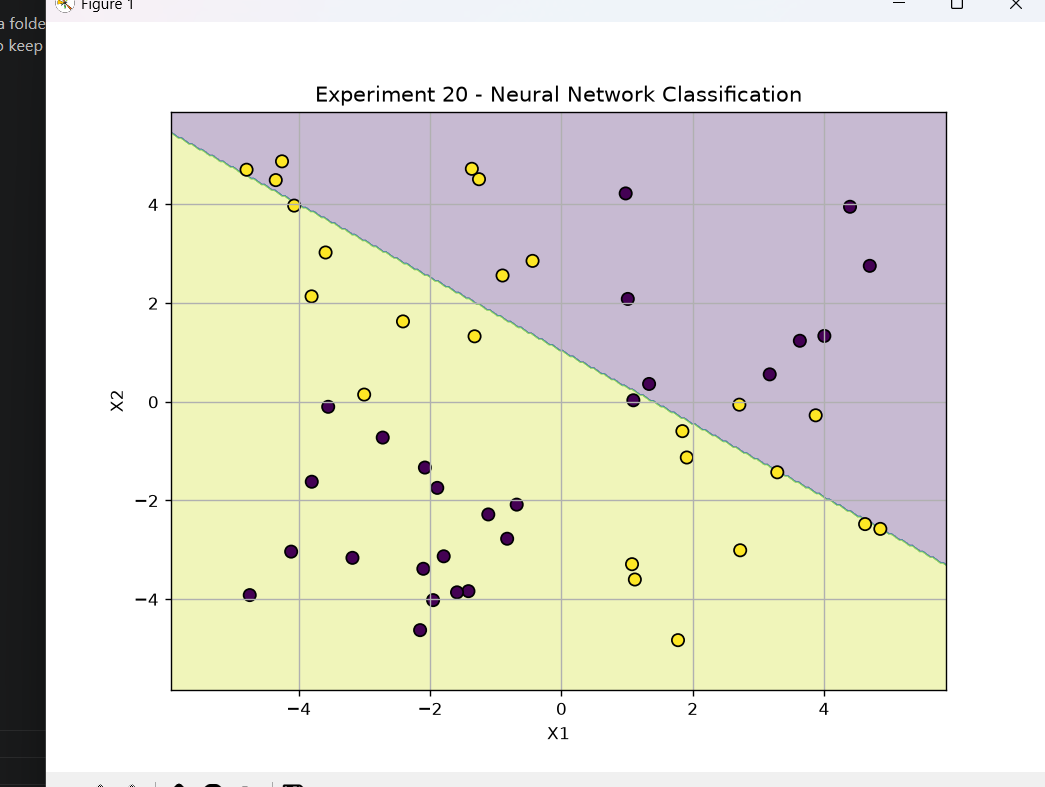

Here is the Python script that generated this plot:
import numpy as np
import matplotlib.pyplot as plt
from sklearn.neural_network import MLPClassifier
from sklearn.model_selection import train_test_split
from sklearn.metrics import accuracy_score, log_loss

# -----------------------------------
# 1. Create XOR dataset
# -----------------------------------

X = np.array([
    [-1, -1],
    [-1,  1],
    [ 1, -1],
    [ 1,  1]
])

y = np.array([0, 1, 1, 0])

# Add more samples around the XOR points
np.random.seed(42)

X_data = []
y_data = []

for i in range(100):
    x1 = np.random.uniform(-5, 5)
    x2 = np.random.uniform(-5, 5)

    # XOR classification
    if (x1 < 0 and x2 < 0) or (x1 > 0 and x2 > 0):
        label = 0
    else:
        label = 1

    X_data.append([x1, x2])
    y_data.append(label)

X_data = np.array(X_data)
y_data = np.array(y_data)

# -----------------------------------
# 2. Split dataset
# -----------------------------------

X_train, X_test, y_train, y_test = train_test_split(
    X_data,
    y_data,
    test_size=0.50,
    random_state=42
)

# -----------------------------------
# 3. Create Neural Network
# -----------------------------------
# Learning rate = 0.01
# Activation = Linear (identity)
# Hidden layers = 2
# Hidden neurons = 2, 2

model = MLPClassifier(
    hidden_layer_sizes=(2, 2),
    activation='identity',
    solver='sgd',
    learning_rate_init=0.01,
    max_iter=1000,
    random_state=42
)

# -----------------------------------
# 4. Train the model
# -----------------------------------

model.fit(X_train, y_train)

# -----------------------------------
# 5. Prediction
# -----------------------------------

y_pred = model.predict(X_test)
y_prob = model.predict_proba(X_test)

# -----------------------------------
# 6. Accuracy and Loss
# -----------------------------------

accuracy = accuracy_score(y_test, y_pred)
loss = log_loss(y_test, y_prob)

print("Experiment 20")
print("----------------------------")
print("Learning Rate :", 0.01)
print("Activation    : Linear")
print("Hidden Layers : 2")
print("Hidden Neurons: 2, 2")
print("----------------------------")
print("Test Accuracy :", accuracy)
print("Test Loss     :", loss)

# -----------------------------------
# 7. Plot decision boundary
# -----------------------------------

x_min, x_max = X_data[:, 0].min() - 1, X_data[:, 0].max() + 1
y_min, y_max = X_data[:, 1].min() - 1, X_data[:, 1].max() + 1

xx, yy = np.meshgrid(
    np.linspace(x_min, x_max, 300),
    np.linspace(y_min, y_max, 300)
)

grid = np.c_[xx.ravel(), yy.ravel()]

Z = model.predict(grid)
Z = Z.reshape(xx.shape)

plt.figure(figsize=(8, 6))

plt.contourf(
    xx,
    yy,
    Z,
    alpha=0.3
)

plt.scatter(
    X_test[:, 0],
    X_test[:, 1],
    c=y_test,
    edgecolors='black',
    s=50
)

plt.xlabel("X1")
plt.ylabel("X2")
plt.title("Experiment 20 - Neural Network Classification")

plt.grid(True)
plt.show()
